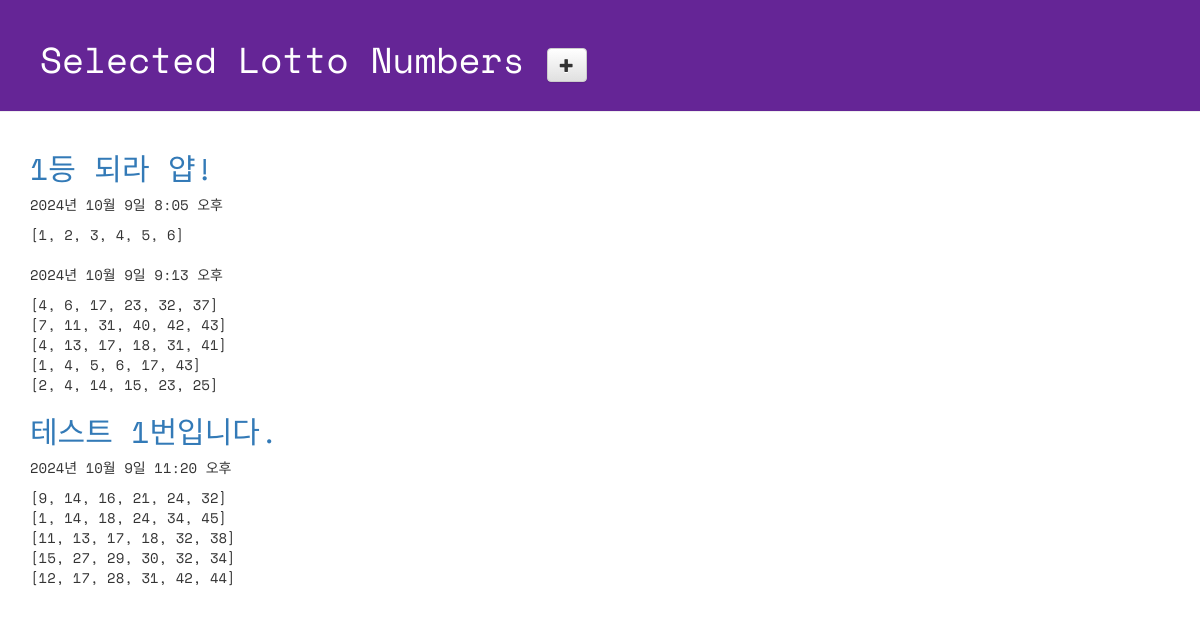
Page /lotto/ on the committed database.
### lotto/models.py (models this page shows, shortened)
class GuessNumbers(models.Model):
    name = models.CharField(max_length=24) # 로또 번호 리스트의 이름
    text = models.CharField(max_length=255) # 로또 번호 리스트에 대한 설명
    lottos = models.CharField(max_length=255, default='[1, 2, 3, 4, 5, 6]') # 로또 번호들이 담길 str
    num_lotto = models.IntegerField(default=5) # 6개 번호 set의 갯수
    update_date = models.DateTimeField()

### lotto/views.py (the view)
# urls.py: path('lotto/', views.index, name='index'),
def index(request):
    lottos = GuessNumbers.objects.all()
    return render(request, 'lotto/default.html', {'lottos':lottos})

### lotto/templates/lotto/default.html (shortened to what this page needs)
<!DOCTYPE html>
{% load static %}
<html lang="ko">
    <head>
        <link rel="stylesheet" href="//maxcdn.bootstrapcdn.com/bootstrap/3.2.0/css/bootstrap.min.css" />
        <link rel="stylesheet" href="//maxcdn.bootstrapcdn.com/bootstrap/3.2.0/css/bootstrap-theme.min.css" />
        <link rel="stylesheet" href="{% static 'css/lotto.css' %}" />
    </head>
    <body>
        <div class="page-header">
            <h1>
                Selected Lotto Numbers
                <a href="{% url 'new_lotto' %}">
                    <span class="glyphicon glyphicon-plus btn btn-default"></span>
                </a>
            </h1>
        </div>
        <div class="container lotto">
            {% for lotto in lottos %}
            <h2><a href="{% url 'detail' lottokey=lotto.id %}">{{lotto.text}}</a></h2>
            <p>{{lotto.update_date}}</p>
            <p>{{lotto.lottos | linebreaksbr}}</p>
            {% endfor %}
        </div>
    </body>
</html>

### lotto/static/css/lotto.css (style rules this page uses)
.page-header { background-color: #652596; margin-top: 0; padding: 20px 20px 20px 40px; font-family: 'Space Mono', monospace; }
.page-header h1 { color: #ffffff; }
.container { font-family: 'Space Mono', monospace; }
.container h2 { color: #b9f442; }

### rows in the picture
GuessNumbers: text "1등 되라 얍!", update_date "2024년 10월 9일 8:05 오후", lottos "[1, 2, 3, 4, 5, 6]"
GuessNumbers: update_date "2024년 10월 9일 9:13 오후", lottos "[4, 6, 17, 23, 32, 37] [7, 11, 31, 40, 42, 43] [4, 13, 17, 18, 31, 41] [1, 4, 5, 6, 17, 43] [2, 4, 14, 15, 23, 25]"
GuessNumbers: text "테스트 1번입니다.", update_date "2024년 10월 9일 11:20 오후", lottos "[9, 14, 16, 21, 24, 32] [1, 14, 18, 24, 34, 45] [11, 13, 17, 18, 32, 38] [15, 27, 29, 30, 32, 34] [12, 17, 28, 31, 42, 44]"
